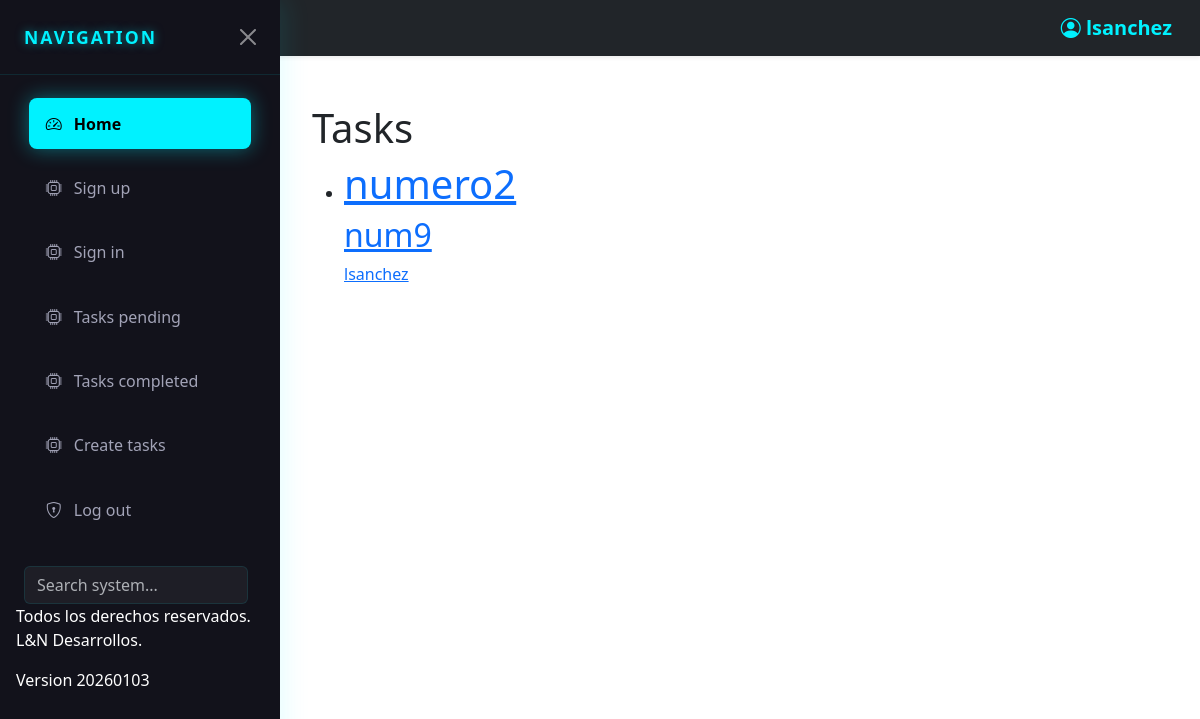
Page /tasks/ (signed in) on the earlier database version.
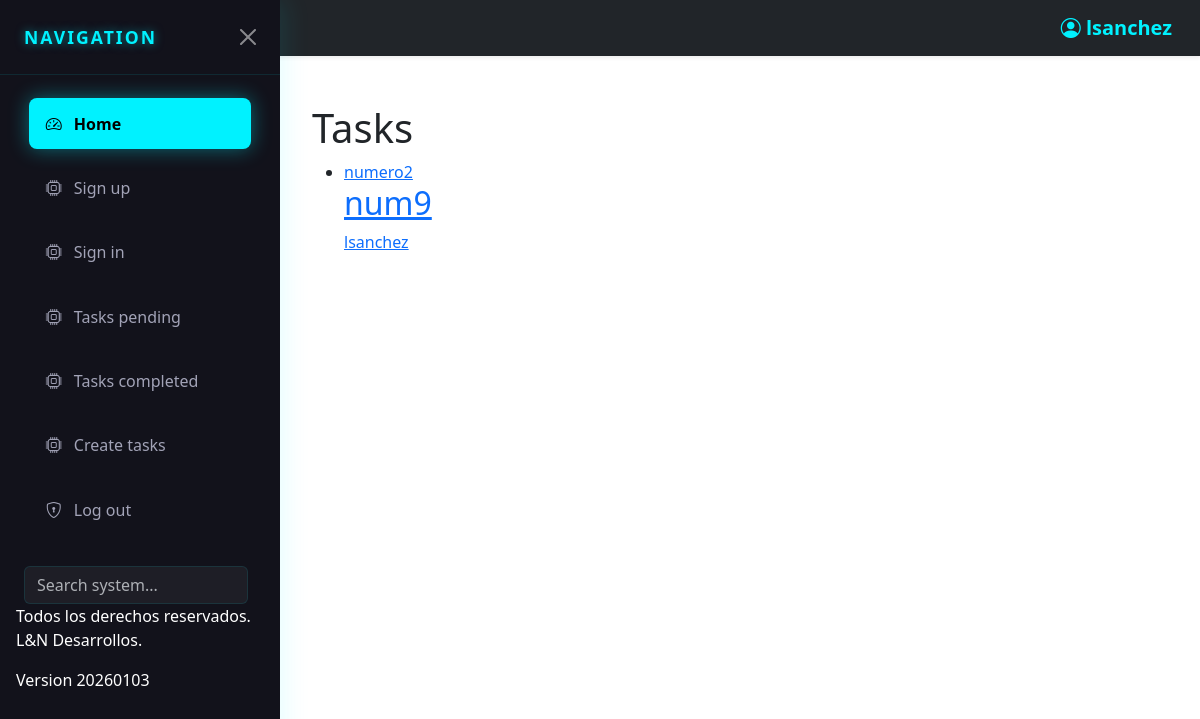
Same page on the later database version.
### tasks/models.py (models this page shows, shortened)
class Task(models.Model):
    title=models.CharField(max_length=200)
    description=models.TextField(blank=True)
    datecreated=models.DateTimeField(auto_now_add=True)
    datecompleted=models.DateTimeField(null=True)
    important=models.BooleanField(default=True)
    user=models.ForeignKey(User, on_delete=models.CASCADE)

### tasks/views.py (the view)
# urls.py: path('tasks/',views.tasks,name='tasks'),
@login_required
def tasks(request):
    tasks=Task.objects.filter(user=request.user,datecompleted__isnull=True)
    return render(request, 'tasks.html', {'tasks':tasks} )

### tasks/templates/tasks.html (shortened to what this page needs)
{% extends 'base.html' %}
{% block content %}
<h1>Tasks</h1>
<ul>
    {% for task in tasks %}
<li>
    <a href="{% url 'task_detail' task.id %}">
   {% if task.important %}
   <h1>{{ task.title }}</h1>
   {% else %}
   {{ task.title }}
   {% endif %}
   <h2>
    {{ task.description }}
   </h2>
   <p> {{ task.user.username }} </p>
</li>
    {% endfor %}
</ul>
{% endblock %}

### tasks/templates/base.html (shortened to what this page needs)
<!DOCTYPE html>
<html lang="en">
<head>
<link rel="stylesheet" href="https://cdn.jsdelivr.net/npm/bootstrap@5.3.8/dist/css/bootstrap.min.css">
<link rel="stylesheet" href="https://cdn.jsdelivr.net/npm/bootstrap-icons@1.11.1/font/bootstrap-icons.css">
</head>
<body>
<nav class="navbar bg-dark fixed-top shadow-sm" data-bs-theme="dark">
  <div class="container-fluid">
    <button class="navbar-toggler border-0" type="button" data-bs-toggle="offcanvas" data-bs-target="#offcanvasNavbar">
    </button>
    <a class="navbar-brand fw-bold ms-2" href="#" style="color: var(--aqua-neon);"> <i class="bi bi-person-circle"></i> {{ user.username }}</a>
   <div class="offcanvas offcanvas-start show"
     data-bs-backdrop="false"
     data-bs-scroll="true"
     tabindex="-1"
     id="offcanvasNavbar">
      <div class="offcanvas-header">
        <h5 class="offcanvas-title" id="offcanvasNavbarLabel">Navigation</h5>
        <button type="button" class="btn-close btn-close-white" data-bs-dismiss="offcanvas"></button>
      </div>
      <div class="offcanvas-body">
        <ul class="navbar-nav flex-grow-1">
          <li class="nav-item">
            <a class="nav-link active" href="/">
              <i class="bi bi-speedometer2"></i> Home
            </a>
          </li>
          <li class="nav-item">
            <a class="nav-link" href="/signup">
              <i class="bi bi-cpu"></i> Sign up
            </a>
          </li>
          <li class="nav-item">
            <a class="nav-link" href="/signin">
              <i class="bi bi-cpu"></i> Sign in
            </a>
          </li>
          {% if user.is_authenticated %}
          <li class="nav-item">
            <a class="nav-link" href="{% url 'tasks' %}">
              <i class="bi bi-cpu"></i> Tasks pending
            </a>
          </li>
            <li class="nav-item">
            <a class="nav-link" href="{% url 'tasks_completed' %}">
              <i class="bi bi-cpu"></i> Tasks completed
            </a>
          </li>
            <li class="nav-item">
            <a class="nav-link" href="/tasks/create">
              <i class="bi bi-cpu"></i> Create tasks
            </a>
          </li>
          <li class="nav-item">
            <a class="bi bi-shield-lock nav-link" href="/logout"> Log out</a>
          </li>
          {% endif %}
        </ul>
        <form class="d-flex mt-4 px-2" role="search">
          <input class="form-control search-box me-2" type="search" placeholder="Search system..." aria-label="Search">
        </form>
        <p>Todos los derechos reservados. L&N Desarrollos.</p>
        <p>Version 20260103</p>
      </div>
    </div>
  </div>
</nav>
<main class="container mt-4">
    {% block content %}
    {% endblock %}
</main>
</body>
</html>

### tasks/templates/base.html (style rules this page uses)
body { transition: all 0.3s ease-in-out; padding-top: 80px; margin-left: 0; }
@media (min-width: 992px) { body:has(.offcanvas.show) { padding-left: 280px; } }
main.container { max-width: 100%; padding-left: 2rem; padding-right: 2rem; transition: all 0.3s ease-in-out; }
:root { --aqua-neon: #00f2ff; --dark-bg: #12121b; }
.offcanvas { border: none !important; box-shadow: 5px 0 25px rgba(0, 242, 255, 0.1); background: var(--dark-bg); color: #ffffff; width: 280px !important; }
.offcanvas-header { border-bottom: 1px solid rgba(0, 242, 255, 0.1); padding: 1.5rem; }
.offcanvas-title { font-weight: 800; letter-spacing: 2px; text-transform: uppercase; font-size: 1.1rem; color: var(--aqua-neon); text-shadow: 0 0 10px rgba(0, 242, 255, 0.5); }
.nav-link { color: #a2a3b7 !important; padding: 0.8rem 1rem !important; margin: 0.4rem 0.8rem; border-radius: 8px; transition: all 0.4s cubic-bezier(0.4, 0, 0.2, 1); display: flex; align-items: center; gap: 12px; border: 1px solid transparent; }
.nav-link.active { background: var(--aqua-neon) !important; color: #000000 !important; font-weight: 600; box-shadow: 0 0 20px rgba(0, 242, 255, 0.4); }
.nav-link.active i { color: #000000 !important; }
.btn-close-white { filter: invert(1) sepia(100%) saturate(5000%) hue-rotate(150deg); }
.search-box { background: rgba(255,255,255,0.05); border: 1px solid rgba(0, 242, 255, 0.1); color: white; }
.offcanvas.show { z-index: 1045; }
main.container { position: relative; z-index: 1040; }
.offcanvas { z-index: 1060 !important; background-color: #12121b !important; opacity: 1 !important; visibility: visible !important; }
.navbar { z-index: 1050 !important; }
main.container { position: relative; z-index: 1; }

Differences in the rows shown:
changed Task "num9": important True → False (drawn)
